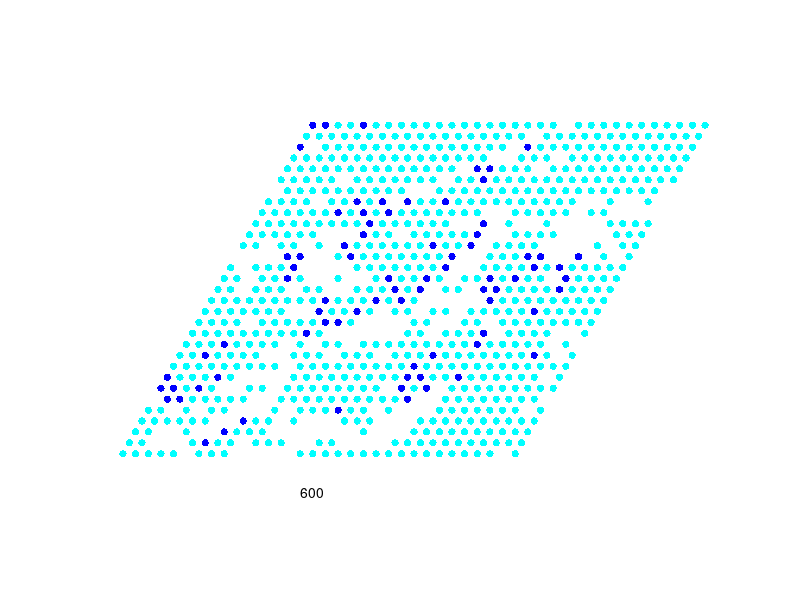
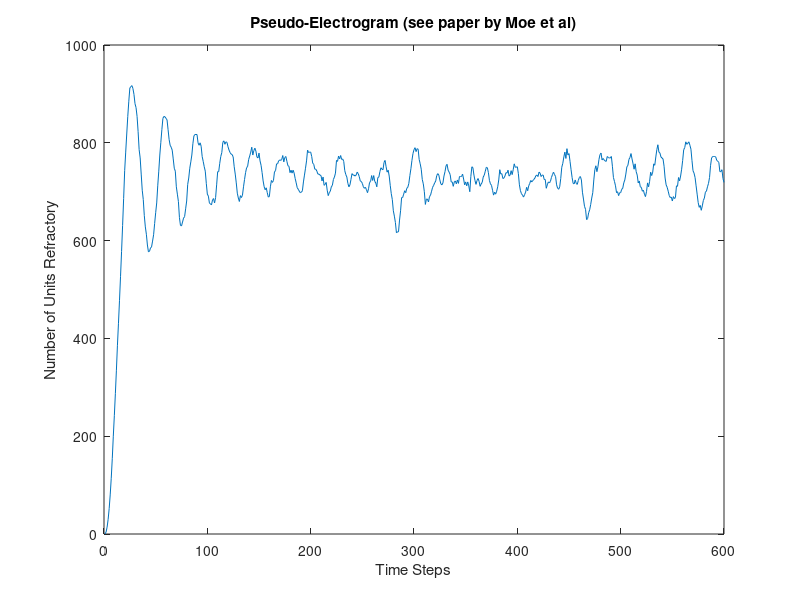

Recreate these plots in MATLAB, in order.
function MoeAFModel
%
% https://au.mathworks.com/matlabcentral/fileexchange/19855-model-of-atrial-fibrillation-flutter?s_tid=srchtitle
%
% AFIB   Computer model of atrial fibrillation model by Moe et al, 
%        American Heart Journal 1964; 67(2):200-220.
%
% Implemented in Matlab by Peter Hammer, Children's Hospital Boston, Feb 2002.
%
%       Cellular automata model simulating atrial flutter/fibrillation.
%       A cluster of (4) cells is rapidly stimulated causing periodic waves
%       of activation to spread across the model surface. Due to variation
%       in refractory periods across the surface, the wavefronts are broken
%       up as they collide with regions that are still refractory. The
%       rapid stimulation is terminated after 80 steps yet activation
%       wavefronts still travel throughout the model surface. The authors
%       carefully chose the cluster of cells to stimulate by looking for
%       adjacent cells with short refractory periods. I do not do that
%       here; rather I just keep varying the initial state of the random
%       number generator used to asign the K value until I get
%       self-sustaining activity. 
%
%       In the figure, three discrete states are plotted: activated or scheduled (blue), 
%       refractory (light blue), and resting/excitable (white). The time step
%       number of the simulation is displayed below the activation pattern.
%       To modulate the speed of the simulation, change the input argument
%       to the pause statement (time, in seconds, to pause during each step).
%
%       Along with plotting the activation across the surface with time, a
%       second plot is generated showing the "pseudo-electrogram". This reproduces one
%       of the plots from the original paper. (See paper cited above for details.)
%
%       To see some interesting activation patterns, try setting initial state of random 
%       number generator (4th line of code below) to:
%       84 (colliding rotors then random)
%       97 (moving focus, terminates)
%       119 (moving focus/rotor)
%       136 (moving focus)
%       137(multiple wavelets)
%       142(large rotor) 
setting = 84;

R=31; C=32;					    	    % Array dimensions (units).
kv=sqrt(10:20);					        % Range of constants (steps^0.5).
rand('seed',setting);
ik=ceil(size(kv,2)*rand(R,C));		    % Matrix of uniform random numbers, 1:11.
k=kv(ik);							    % Matrix of random constants (steps^0.5).

dt=5;								    % Time step (msec).
arp=-6*ones(size(k));           	    % Initial refractory state throughout (excitable).
nhood=[-1 0;-1 1;0 -1;0 1;1 -1;1 0];	% Neighborhood of adjacent units.
s0=zeros(R,C);				    	    % Array with ones if in state 0.
atimes=cell(R*C,1);			    	    % Cell array of beat times (in steps).

br=[1:31 1:31 zeros(1,34) 32*ones(1,34)];   % Row coordinates of border.
bc=[zeros(1,31) 33*ones(1,31) 0:33 0:33];   % Column coordinates of border.
px=0.5*(br-1)+bc; py=1+(br-1)*sqrt(3)/2;    % Convert coords to hexagonal for plotting.
fh=figure('position',[160 325 350 175],'color',[1 1 1]); % [160 325 630 330]
plot(px,py,'w.','markersize',16); hold on   % Plot the border.
axis image
axh=gca;
set(axh,'xcolor',[1 1 1],'ycolor',[1 1 1])
th=text(15,-2,'');

sr=[12 12 13 13]'; sc=[8 9 8 9]';       % Coordinates of units to stimulate.
si=sub2ind(size(s0),sr,sc);             % Indices of units in cluster to stimulate.
sched=[si ones(size(si))];				% Schedule the units to activate at step 1.
ph1=plot(-2,0,'b.','markersize',16);  % Create handles for active points.
ph2=plot(-2,0,'c.','markersize',16);  % Create handles for refractory points.
for step=1:600
   ia=sched(sched(:,2) == step,1);				% Indices into s0 to activate.
   ia2=sched(sched(:,2) > step,1);              % Additional indices into s0 to plot.
   [sy,sx]=ind2sub(size(s0),[ia;ia2]);          % Coordinates of activated units.
   px=0.5*(sy-1)+sx; py=1+(sy-1)*sqrt(3)/2;     % Convert coords to hexagonal for plotting.
   set(ph1,'xdata',px,'ydata',py);              % Update plot of active units.
   if step > 1
       [ry,rx]=ind2sub(size(s0),inz);               % Coordinates of refractory units.
       px=0.5*(ry-1)+rx; py=1+(ry-1)*sqrt(3)/2;     % Convert coords to hexagonal for plotting.
       set(ph2,'xdata',px,'ydata',py);              % Update plot of refractory units.
       drawnow
       pause(0.025)
       egram(step)=size(inz,1);                     % Build approx egram based on # of active units.
   end
   set(th,'string',num2str(step))                   % Update timer.
   
   s0=zeros(R,C); s0(ia)=1;			        % Update matrix of ones/zeros with activated units.
   sched(sched(:,2) == step,:)=[];          % Remove activated units from table.
   for j=1:size(ia,1)                       % Loop thru units acitvated at this step.
       atimes{ia(j)}=[atimes{ia(j)}; step]; % Append row of atimes with current step.
       if size(atimes{ia(j)},1) > 1         % Element has been activated at least twice.
           lastcycle=diff(atimes{ia(j)}(end-1:end)); %*dt;    % Previous interval (msec).
       else
           lastcycle=40;                    % Use default previous interval of 40 steps.
       end
       arp(ia(j))=round(k(ia(j))*sqrt(lastcycle));   % Set ref pd for units just active.
   end

   % Determine units to schedule for future activation.
   ins0=[];                                     % Indices of neighbors of active units.
   for jj=1:size(nhood,1)	                    % Loop through nhood building column of neighbors.
      ins0=[ins0; find(matrixShift(s0,nhood(jj,1),nhood(jj,2)))];
   end
   if step < 80
       srp=arp(si);
       ins0=[ins0; si(srp<1)];
   end
   ins0=unique(ins0);	        	            % Exclude redundancies.
   ins0=setdiff(ins0,ia);                       % Exclude currently active elements.
   ins0=setdiff(ins0,sched(:,1));               % Exclude units already scheduled for activation.
   inz=find(arp > 0); ins0=setdiff(ins0,inz);   % Exclude units in state 1 (absolute refractory).
   ia2=intersect(ins0,find((arp == 0) | (arp == -1)));	% Units in state 2.
   sched=[sched;[ia2 step+4*ones(size(ia2))]];          % Schedule to activate in 4 steps.
   ia3=intersect(ins0,find((arp == -2) | (arp == -3)));	% Units in state 3.
   sched=[sched;[ia3 step+3*ones(size(ia3))]];          % Schedule to acivate in 3 steps.
   ia4=intersect(ins0,find((arp == -4) | (arp == -5)));	% Units in state 4.
   sched=[sched;[ia4 step+2*ones(size(ia4))]];          % Schedule to acivate in 2 steps.
   ia5=intersect(ins0,find(arp == -6));		            % Units in state 5 (completely recovered).
   sched=[sched;[ia5 step+ones(size(ia5))]];            % Schedule to acivate at next step.
   arp=max(-6,arp-1);                                   % Update refractory period.
end

figure; plot(egram);
title('Pseudo-Electrogram (see paper by Moe et al)')
xlabel('Time Steps')
ylabel('Number of Units Refractory')

% =================== Sub functions ===================
function out=matrixShift(m,r,c)

% MATRIXSHIFT Shift all elements of matrix m up by r rows and right
%   by c columns. Rows and/or columns of zeros are used to fill voids.

for k=1:abs(r)
   if r > 0, m=[m(2:end,:); zeros(1,size(m,2))];
   else m=[zeros(1,size(m,2)); m(1:end-1,:)];
   end
end

for k=1:abs(c)
   if c > 0, m=[zeros(size(m,1),1) m(:,1:end-1)];
   else m=[m(:,2:end) zeros(size(m,1),1)];
   end
end
out=m;